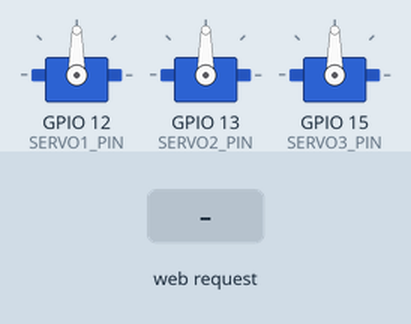
Recording of a sketch running on a simulated ESP32. On the bench: 3 × servo. The inputs (shaded band) are chosen by the test bench. WiFi joins after 1.5 s; servers stay silent unless stated; the camera gives no picture; what the sketch prints to the serial monitor is not drawn.

Above: at 4.0 s.
4.1 s: HTTP request GET /servo?id=1&angle=1 received
At 5.4 s:
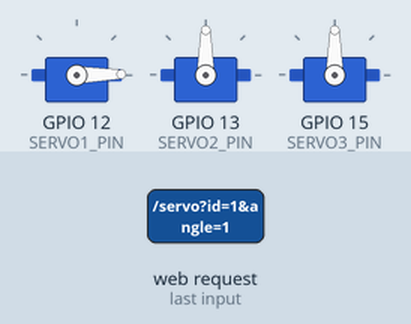
Timing chart, 0 to 7.1 s (numbered marks = the images above; inputs shaded):
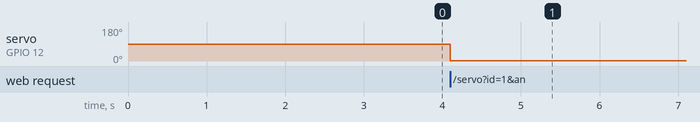

The sketch:

esp32cam_servo_control.ino
```cpp
#include <Arduino.h>
#include <WiFi.h>
#include <WebServer.h>
#include <ESP32Servo.h>
#include "esp_camera.h"

// ========== WiFi Configuration ==========
const char* ssid = "YOUR_SSID";
const char* password = "YOUR_PASSWORD";

// ========== Camera Pins (CAMERA_MODEL_AI_THINKER) ==========
#define PWDN_GPIO_NUM     32
#define RESET_GPIO_NUM    -1
#define XCLK_GPIO_NUM      0
#define SIOD_GPIO_NUM     26
#define SIOC_GPIO_NUM     27
#define Y9_GPIO_NUM       35
#define Y8_GPIO_NUM       34
#define Y7_GPIO_NUM       39
#define Y6_GPIO_NUM       36
#define Y5_GPIO_NUM       21
#define Y4_GPIO_NUM       19
#define Y3_GPIO_NUM       18
#define Y2_GPIO_NUM        5
#define VSYNC_GPIO_NUM    25
#define HREF_GPIO_NUM     23
#define PCLK_GPIO_NUM     22

// ========== Servo Pins ==========
#define SERVO1_PIN 12
#define SERVO2_PIN 13
#define SERVO3_PIN 15

// ========== Server Setup ==========
WebServer server(80);
Servo servo1, servo2, servo3;

int servo1Angle = 90;
int servo2Angle = 90;
int servo3Angle = 90;

// ========== Camera Initialization ==========
void initCamera() {
  camera_config_t config;
  config.ledc_channel = LEDC_CHANNEL_0;
  config.ledc_timer = LEDC_TIMER_0;
  config.pin_d7 = Y7_GPIO_NUM;
  config.pin_d6 = Y6_GPIO_NUM;
  config.pin_d5 = Y5_GPIO_NUM;
  config.pin_d4 = Y4_GPIO_NUM;
  config.pin_d3 = Y3_GPIO_NUM;
  config.pin_d2 = Y2_GPIO_NUM;
  config.pin_d1 = Y9_GPIO_NUM;
  config.pin_d0 = Y8_GPIO_NUM;
  config.pin_vsync = VSYNC_GPIO_NUM;
  config.pin_href = HREF_GPIO_NUM;
  config.pin_pclk = PCLK_GPIO_NUM;
  config.pin_pwdn = PWDN_GPIO_NUM;
  config.pin_reset = RESET_GPIO_NUM;
  config.pin_xclk = XCLK_GPIO_NUM;
  config.pin_sccb_sda = SIOD_GPIO_NUM;
  config.pin_sccb_scl = SIOC_GPIO_NUM;

  config.xclk_freq_hz = 20000000;
  config.pixel_format = PIXFORMAT_JPEG;
  config.frame_size = FRAMESIZE_VGA;
  config.jpeg_quality = 10;
  config.fb_count = 1;

  esp_err_t err = esp_camera_init(&config);
  if (err != ESP_OK) {
    Serial.printf("Camera init failed with error 0x%x", err);
    return;
  }

  Serial.println("Camera initialized successfully");
}

// ========== Web Pages ==========
const char* htmlPage = R"rawliteral(
<!DOCTYPE html>
<html lang="uk">
<head>
  <meta charset="UTF-8">
  <meta name="viewport" content="width=device-width, initial-scale=1.0">
  <title>ESP32-CAM Control</title>
  <style>
    * {
      margin: 0;
      padding: 0;
      box-sizing: border-box;
    }

    body {
      font-family: Arial, sans-serif;
      background: linear-gradient(135deg, #667eea 0%, #764ba2 100%);
      min-height: 100vh;
      display: flex;
      justify-content: center;
      align-items: center;
      padding: 20px;
    }

    .container {
      background: white;
      border-radius: 10px;
      box-shadow: 0 10px 40px rgba(0,0,0,0.3);
      max-width: 900px;
      width: 100%;
      padding: 30px;
    }

    h1 {
      color: #333;
      text-align: center;
      margin-bottom: 30px;
      font-size: 28px;
    }

    .content {
      display: grid;
      grid-template-columns: 1fr 1fr;
      gap: 30px;
    }

    .video-section {
      text-align: center;
    }

    #mjpeg-stream {
      max-width: 100%;
      height: auto;
      border: 3px solid #667eea;
      border-radius: 8px;
      background: #000;
    }

    .control-section {
      display: flex;
      flex-direction: column;
      gap: 25px;
    }

    .servo-control {
      background: #f8f9fa;
      padding: 20px;
      border-radius: 8px;
      border-left: 4px solid #667eea;
    }

    .servo-control h3 {
      color: #333;
      margin-bottom: 15px;
      font-size: 16px;
    }

    .slider-container {
      display: flex;
      flex-direction: column;
      gap: 10px;
    }

    input[type="range"] {
      width: 100%;
      height: 8px;
      cursor: pointer;
      accent-color: #667eea;
    }

    .angle-display {
      display: flex;
      justify-content: space-between;
      align-items: center;
      font-weight: bold;
      color: #667eea;
      font-size: 18px;
    }

    .button-group {
      display: flex;
      gap: 10px;
      margin-top: 10px;
    }

    button {
      flex: 1;
      padding: 10px;
      background: #667eea;
      color: white;
      border: none;
      border-radius: 5px;
      cursor: pointer;
      font-weight: bold;
      transition: background 0.3s;
    }

    button:hover {
      background: #764ba2;
    }

    button.reset {
      background: #6c757d;
    }

    button.reset:hover {
      background: #5a6268;
    }

    @media (max-width: 768px) {
      .content {
        grid-template-columns: 1fr;
      }

      h1 {
        font-size: 20px;
      }
    }
  </style>
</head>
<body>
  <div class="container">
    <h1>🎥 ESP32-CAM + Servo Control</h1>

    <div class="content">
      <div class="video-section">
        <img id="mjpeg-stream" src="/stream" alt="Camera Stream">
      </div>

      <div class="control-section">
        <!-- Servo 1 -->
        <div class="servo-control">
          <h3>🎯 Servo 1</h3>
          <div class="slider-container">
            <input type="range" id="servo1" min="0" max="180" value="90">
            <div class="angle-display">
              <span>Кут:</span>
              <span id="servo1-value">90°</span>
            </div>
          </div>
          <div class="button-group">
            <button onclick="setServo(1, 0)">0°</button>
            <button onclick="setServo(1, 90)">90°</button>
            <button onclick="setServo(1, 180)">180°</button>
          </div>
        </div>

        <!-- Servo 2 -->
        <div class="servo-control">
          <h3>🎯 Servo 2</h3>
          <div class="slider-container">
            <input type="range" id="servo2" min="0" max="180" value="90">
            <div class="angle-display">
              <span>Кут:</span>
              <span id="servo2-value">90°</span>
            </div>
          </div>
          <div class="button-group">
            <button onclick="setServo(2, 0)">0°</button>
            <button onclick="setServo(2, 90)">90°</button>
            <button onclick="setServo(2, 180)">180°</button>
          </div>
        </div>

        <!-- Servo 3 -->
        <div class="servo-control">
          <h3>🎯 Servo 3</h3>
          <div class="slider-container">
            <input type="range" id="servo3" min="0" max="180" value="90">
            <div class="angle-display">
              <span>Кут:</span>
              <span id="servo3-value">90°</span>
            </div>
          </div>
          <div class="button-group">
            <button onclick="setServo(3, 0)">0°</button>
            <button onclick="setServo(3, 90)">90°</button>
            <button onclick="setServo(3, 180)">180°</button>
          </div>
        </div>

        <!-- Reset All -->
        <button class="reset" onclick="resetAll()">🔄 Повернути в центр</button>
      </div>
    </div>
  </div>

  <script>
    // Update servo on slider change
    document.getElementById('servo1').addEventListener('input', (e) => {
      const angle = e.target.value;
      document.getElementById('servo1-value').textContent = angle + '°';
      fetch(`/servo?id=1&angle=${angle}`);
    });

    document.getElementById('servo2').addEventListener('input', (e) => {
      const angle = e.target.value;
      document.getElementById('servo2-value').textContent = angle + '°';
      fetch(`/servo?id=2&angle=${angle}`);
    });

    document.getElementById('servo3').addEventListener('input', (e) => {
      const angle = e.target.value;
      document.getElementById('servo3-value').textContent = angle + '°';
      fetch(`/servo?id=3&angle=${angle}`);
    });

    function setServo(id, angle) {
      document.getElementById(`servo${id}`).value = angle;
      document.getElementById(`servo${id}-value`).textContent = angle + '°';
      fetch(`/servo?id=${id}&angle=${angle}`);
    }

    function resetAll() {
      setServo(1, 90);
      setServo(2, 90);
      setServo(3, 90);
    }
  </script>
</body>
</html>
)rawliteral";

// ========== Web Server Handlers ==========
void handleRoot() {
  server.send(200, "text/html", htmlPage);
}

void handleServo() {
  if (!server.hasArg("id") || !server.hasArg("angle")) {
    server.send(400, "text/plain", "Missing parameters");
    return;
  }

  int servoId = server.arg("id").toInt();
  int angle = server.arg("angle").toInt();

  angle = constrain(angle, 0, 180);

  switch(servoId) {
    case 1:
      servo1.write(angle);
      servo1Angle = angle;
      break;
    case 2:
      servo2.write(angle);
      servo2Angle = angle;
      break;
    case 3:
      servo3.write(angle);
      servo3Angle = angle;
      break;
  }

  Serial.printf("Servo %d set to %d degrees\n", servoId, angle);
  server.send(200, "text/plain", "OK");
}

void handleStream() {
  WiFiClient client = server.client();
  String response = "HTTP/1.1 200 OK\r\n";
  response += "Content-Type: multipart/x-mixed-replace; boundary=frame\r\n\r\n";
  server.sendContent(response);

  while (client.connected()) {
    camera_fb_t * fb = esp_camera_fb_get();
    if (!fb) {
      Serial.println("Camera capture failed");
      break;
    }

    String part = "--frame\r\nContent-Type: image/jpeg\r\nContent-Length: ";
    part += fb->len;
    part += "\r\n\r\n";

    server.sendContent(part);
    server.sendContent((const char *)fb->buf, fb->len);
    server.sendContent("\r\n");

    esp_camera_fb_return(fb);
    delay(30); // ~33 FPS
  }
}

// ========== WiFi Setup ==========
void connectWiFi() {
  Serial.println("\nStarting WiFi connection...");
  WiFi.mode(WIFI_STA);
  WiFi.begin(ssid, password);

  int attempts = 0;
  while (WiFi.status() != WL_CONNECTED && attempts < 20) {
    delay(500);
    Serial.print(".");
    attempts++;
  }

  if (WiFi.status() == WL_CONNECTED) {
    Serial.println("\nWiFi connected!");
    Serial.print("IP address: ");
    Serial.println(WiFi.localIP());
  } else {
    Serial.println("\nFailed to connect to WiFi");
  }
}

// ========== Setup ==========
void setup() {
  Serial.begin(115200);
  delay(1000);

  Serial.println("\n\nESP32-CAM Servo Control Starting...");

  // Initialize camera
  initCamera();

  // Initialize servos
  servo1.attach(SERVO1_PIN, 1000, 2000);
  servo2.attach(SERVO2_PIN, 1000, 2000);
  servo3.attach(SERVO3_PIN, 1000, 2000);

  servo1.write(90);
  servo2.write(90);
  servo3.write(90);

  Serial.println("Servos initialized");

  // Connect to WiFi
  connectWiFi();

  // Setup web server routes
  server.on("/", handleRoot);
  server.on("/stream", handleStream);
  server.on("/servo", handleServo);

  server.begin();
  Serial.println("Web server started");
}

// ========== Main Loop ==========
void loop() {
  server.handleClient();
}
```

Measured:
- after the input at 4.1 s, servo on GPIO 12 (SERVO1_PIN): 90° → 1° at once
